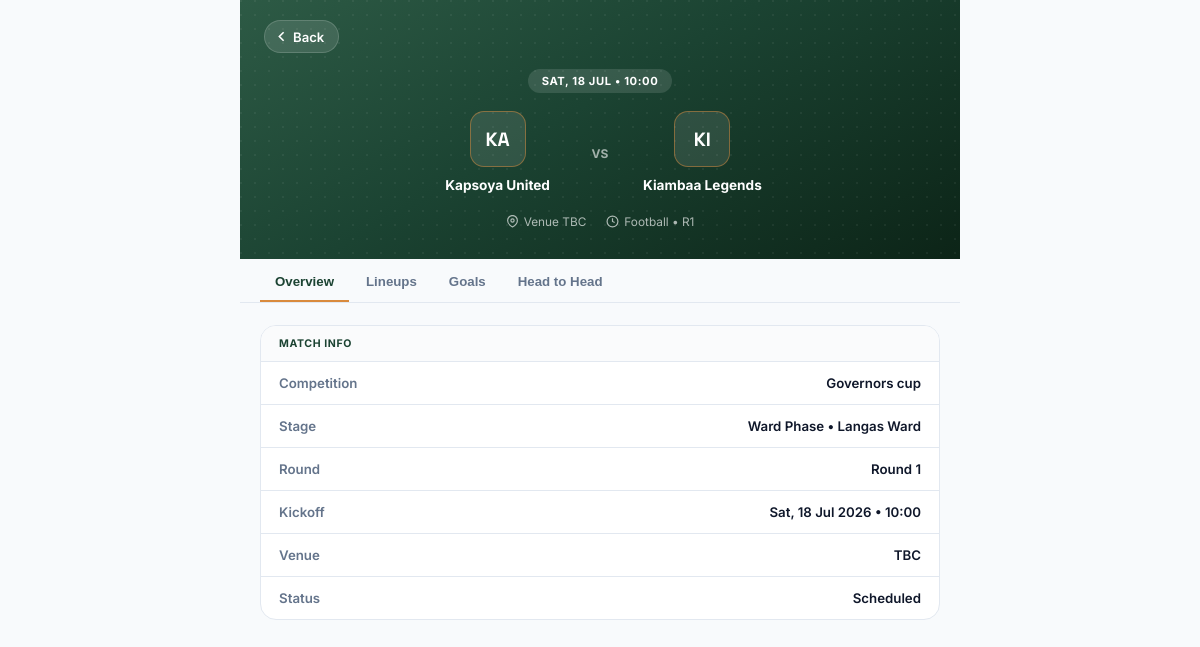
/fixture/61/details/, run on the app's committed database.
### accounts/models.py (models this page shows, shortened)
class Fixture(models.Model):
    class Status(models.TextChoices):
        SCHEDULED = 'scheduled', 'Scheduled'
        LIVE = 'live', 'Live'
        COMPLETED = 'completed', 'Completed'
        POSTPONED = 'postponed', 'Postponed'
        CANCELLED = 'cancelled', 'Cancelled'
    phase_sport = models.ForeignKey(PhaseSport, on_delete=models.CASCADE, related_name='fixtures',null=True)
    group = models.ForeignKey(Group, on_delete=models.SET_NULL, null=True, blank=True, related_name='fixtures')
    home_team = models.ForeignKey(Team, on_delete=models.CASCADE, related_name='home_fixtures')
    away_team = models.ForeignKey(Team, on_delete=models.CASCADE, related_name='away_fixtures')
    round_number = models.PositiveSmallIntegerField(help_text="Matchday / round index")
    leg = models.PositiveSmallIntegerField(default=1)
    venue = models.CharField(max_length=150, blank=True)
    kickoff_at = models.DateTimeField(null=True, blank=True)
    status = models.CharField(max_length=20, choices=Status.choices, default=Status.SCHEDULED)
    class Meta:
        ordering = ['round_number', 'kickoff_at']

class Team(models.Model):
    name = models.CharField(max_length=120)
    sport = models.ForeignKey(Sport, on_delete=models.PROTECT, related_name='teams')
    ward = models.ForeignKey(Ward, on_delete=models.PROTECT, related_name='teams')
    home_ground = models.CharField(max_length=150, blank=True)
    coach_name = models.CharField(max_length=120, blank=True)
    coach_phone = models.CharField(max_length=20, blank=True)
    created_by = models.ForeignKey(
        settings.AUTH_USER_MODEL, on_delete=models.SET_NULL, null=True,
        related_name='teams_created'
    )
    created_at = models.DateTimeField(auto_now_add=True)
    class Meta:
        unique_together = ('name', 'sport', 'ward')
        ordering = ['name']

class PhaseSport(models.Model):
    class Format(models.TextChoices):
        LEAGUE = 'league', 'League'
        KNOCKOUT = 'knockout', 'Knockout'
        GROUP_KNOCKOUT = 'group_knockout', 'Group Stage + Knockout'
        UEFA_LEAGUE_PHASE = 'uefa_league_phase', 'UEFA-Style League Phase'
    phase = models.ForeignKey(Phase, on_delete=models.CASCADE, related_name='phase_sports')
    sport = models.ForeignKey(Sport, on_delete=models.PROTECT, related_name='phase_entries')
    fixture_format = models.CharField(max_length=20, choices=Format.choices, default=Format.LEAGUE)
    legs = models.PositiveSmallIntegerField(default=1, help_text="1 = single round-robin, 2 = home & away")
    fixtures_generated = models.BooleanField(default=False)
    class Meta:
        unique_together = ('phase', 'sport')
        verbose_name = "Phase Sport"
        verbose_name_plural = "Phase Sports"

class Sport(models.Model):
    name = models.CharField(max_length=60, unique=True)
    rules_summary = models.CharField(max_length=255, help_text="e.g. '11 vs 11, 2x45min halves'")
    players_per_side = models.PositiveSmallIntegerField(default=11)
    is_active = models.BooleanField(default=True)
    class Meta:
        ordering = ['name']

class Phase(models.Model):
    class Stage(models.TextChoices):
        WARD = 'ward', 'Ward Phase'
        SUB_COUNTY = 'sub_county', 'Sub-County Phase'
        COUNTY = 'county', 'County Phase'
        FINAL = 'final', 'Final Phase'
    class Status(models.TextChoices):
        UPCOMING = 'upcoming', 'Upcoming'
        ONGOING = 'ongoing', 'Ongoing'
        COMPLETED = 'completed', 'Completed'
    STAGE_ORDER = {
        Stage.WARD: 1,
        Stage.SUB_COUNTY: 2,
        Stage.COUNTY: 3,
        Stage.FINAL: 4,
    }
    tournament = models.ForeignKey(Tournament, on_delete=models.CASCADE, related_name='phases')
    stage = models.CharField(max_length=20, choices=Stage.choices)
    order = models.PositiveSmallIntegerField(editable=False, default=1)
    status = models.CharField(max_length=20, choices=Status.choices, default=Status.UPCOMING)
    ward = models.ForeignKey(
        Ward, on_delete=models.PROTECT, null=True, blank=True, related_name='phases'
    )
    sub_county = models.ForeignKey(
        SubCounty, on_delete=models.PROTECT, null=True, blank=True, related_name='phases'
    )
    start_date = models.DateField(null=True, blank=True)
    end_date = models.DateField(null=True, blank=True)
    created_by = models.ForeignKey(
        settings.AUTH_USER_MODEL, on_delete=models.SET_NULL, null=True,
        related_name='phases_created'
    )
    created_at = models.DateTimeField(auto_now_add=True)
    class Meta:
        unique_together = ('tournament', 'stage', 'ward', 'sub_county')
        ordering = ['tournament', 'order', 'ward__name', 'sub_county__name']
    @property
    def scope_label(self):
        if self.ward:
            return f"{self.ward.name} Ward"
        if self.sub_county:
            return f"{self.sub_county.name} Sub-County"
        if self.stage == self.Stage.FINAL:
            return "Final"
        return "County"

class Tournament(models.Model):
    class Status(models.TextChoices):
        UPCOMING = 'upcoming', 'Upcoming'
        ONGOING = 'ongoing', 'Ongoing'
        COMPLETED = 'completed', 'Completed'
    name = models.CharField(max_length=150)
    season = models.CharField(max_length=20, help_text="e.g. '2026'")
    sports = models.ManyToManyField(Sport, related_name='tournaments')
    status = models.CharField(max_length=20, choices=Status.choices, default=Status.UPCOMING)
    ward = models.ForeignKey(
        Ward, on_delete=models.PROTECT, null=True, blank=True, related_name='Tournament'
    )
    sub_county = models.ForeignKey(
        SubCounty, on_delete=models.PROTECT, null=True, blank=True, related_name='Tournament'
    )
    start_date = models.DateField(null=True, blank=True)
    end_date = models.DateField(null=True, blank=True)
    created_by = models.ForeignKey(
        settings.AUTH_USER_MODEL, on_delete=models.SET_NULL, null=True,
        related_name='tournaments_created'
    )
    created_at = models.DateTimeField(auto_now_add=True)
    class Meta:
        ordering = ['-season', 'name']
        unique_together = ('name', 'season')

class Ward(models.Model):
    sub_county = models.ForeignKey(SubCounty, on_delete=models.CASCADE, related_name='wards')
    name = models.CharField(max_length=100)
    created_at = models.DateTimeField(auto_now_add=True)
    class Meta:
        verbose_name_plural = "Wards"
        unique_together = ('sub_county', 'name')
        ordering = ['sub_county__name', 'name']

### client/views.py (the view)
# urls.py: path('fixture/<int:pk>/details/', views.fixture_detail, name='fixture_detail'),
def fixture_detail(request, pk):
    fixture = get_object_or_404(
        Fixture.objects
        .select_related('home_team', 'away_team', 'result', 'phase_sport__sport', 'phase_sport__phase', 'group')
        .prefetch_related(
            Prefetch('goals',
                     queryset=Goal.objects.select_related('scorer', 'assisted_by').order_by('minute', 'created_at'))
        ),
        pk=pk
    )
    current_tournament = fixture.phase_sport.phase.tournament
    home_players = list(fixture.home_team.players.filter(tournament=current_tournament).order_by('jersey_number'))
    away_players = list(fixture.away_team.players.filter(tournament=current_tournament).order_by('jersey_number'))
    def build_lineup_and_bench(players):
        gks = [p for p in players if p.position == 'GK']
        defs = [p for p in players if p.position == 'DEF']
        mids = [p for p in players if p.position == 'MID']
        atts = [p for p in players if p.position == 'ATT']
        starting_gk = gks[:1]
        starting_def = defs[:4]
        starting_mid = mids[:3]
        starting_att = atts[:3]
        bench = gks[1:] + defs[4:] + mids[3:] + atts[3:]
        bench.sort(key=lambda x: x.jersey_number)
        return {
            'gk': starting_gk,
            'def': starting_def,
            'mid': starting_mid,
            'att': starting_att,
            'bench': bench,
            'all': players,
        }
    home_lineup = build_lineup_and_bench(home_players)
    away_lineup = build_lineup_and_bench(away_players)
    h2h = (
        Fixture.objects.filter(
            Q(home_team=fixture.home_team, away_team=fixture.away_team) |
            Q(home_team=fixture.away_team, away_team=fixture.home_team)
        )
        .exclude(pk=fixture.pk)
        .filter(result__isnull=False)
        .select_related('home_team', 'away_team', 'result')
        .order_by('-kickoff_at')[:5]
    )
    context = {
        'fixture': fixture,
        'result': getattr(fixture, 'result', None),
        'goals': list(fixture.goals.all()),
        'cards': list(fixture.cards.all()),
        'formation_label': '4-3-3',  # Pass a visible label to your template tag
        'home_lineup': home_lineup,
        'away_lineup': away_lineup,
        'h2h': h2h,
    }
    return render(request, 'fixture_detail.html', context)

### client/templates/fixture_detail.html (shortened to what this page needs)
<!DOCTYPE html>
<html lang="en">
<head>
</head>
<body>
<div class="page">
    <div class="fx-hero">
        <a class="fx-back" href="javascript:history.back()">
            <svg viewBox="0 0 24 24"><polyline points="15 18 9 12 15 6"/></svg>
            Back
        </a>
        <div class="fx-status-row">
            <span class="fx-status-badge {% if fixture.status == 'live' %}live{% endif %}">
                {% if fixture.status == 'live' %}<span class="fx-live-dot"></span>Live
                {% elif fixture.status == 'completed' %}Full Time
                {% elif fixture.status == 'postponed' %}Postponed
                {% elif fixture.status == 'cancelled' %}Cancelled
                {% elif fixture.kickoff_at %}{{ fixture.kickoff_at|date:"D, d M" }} &bull; {{ fixture.kickoff_at|date:"H:i" }}
                {% else %}Kickoff TBC
                {% endif %}
            </span>
        </div>
        <div class="fx-matchup">
            <div class="fx-team-block">
                <div class="fx-team-crest">{{ fixture.home_team.name|slice:":2"|upper }}</div>
                <div class="fx-team-name">{{ fixture.home_team.name }}</div>
            </div>
            <div class="fx-score-block">
                {% if result %}
                    <div class="fx-score mono">{{ result.home_score }} <span class="fx-score-sep">:</span> {{ result.away_score }}</div>
                {% else %}
                    <div class="fx-vs">VS</div>
                {% endif %}
            </div>
            <div class="fx-team-block">
                <div class="fx-team-crest">{{ fixture.away_team.name|slice:":2"|upper }}</div>
                <div class="fx-team-name">{{ fixture.away_team.name }}</div>
            </div>
        </div>
        <div class="fx-meta-row">
            <div class="fx-meta-item">
                <svg viewBox="0 0 24 24"><path d="M21 10c0 7-9 12-9 12s-9-5-9-12a9 9 0 0 1 18 0z"/><circle cx="12" cy="10" r="3"/></svg>
                {{ fixture.venue|default:"Venue TBC" }}
            </div>
            <div class="fx-meta-item">
                <svg viewBox="0 0 24 24"><path d="M12 2a10 10 0 1 0 0 20 10 10 0 0 0 0-20z"/><path d="M12 6v6l4 2"/></svg>
                {{ fixture.phase_sport.sport.name }} &bull; R{{ fixture.round_number }}
            </div>
        </div>
    </div>
    <nav class="fx-nav" id="fx-nav">
        <button class="fx-nav-item active" data-tab="overview">Overview</button>
        <button class="fx-nav-item" data-tab="lineups">Lineups</button>
        <button class="fx-nav-item" data-tab="events">Goals</button>
        <button class="fx-nav-item" data-tab="h2h">Head to Head</button>
    </nav>
    <div class="fx-body">
        <div class="fx-pane active" id="fx-pane-overview">
            <div class="fx-card">
                <div class="fx-card-title">Match Info</div>
                <div class="fx-info-row"><span class="k">Competition</span><span class="v">{{ fixture.phase_sport.phase.tournament.name }}</span></div>
                <div class="fx-info-row"><span class="k">Stage</span><span class="v">{{ fixture.phase_sport.phase.get_stage_display }}{% if fixture.phase_sport.phase.scope_label %} &bull; {{ fixture.phase_sport.phase.scope_label }}{% endif %}</span></div>
                <div class="fx-info-row"><span class="k">Round</span><span class="v">Round {{ fixture.round_number }}{% if fixture.leg > 1 %} &bull; Leg {{ fixture.leg }}{% endif %}</span></div>
                <div class="fx-info-row">
                    <span class="k">Kickoff</span>
                    <span class="v">
                        {% if fixture.kickoff_at %}{{ fixture.kickoff_at|date:"D, d M Y" }} &bull; {{ fixture.kickoff_at|date:"H:i" }}{% else %}TBC{% endif %}
                    </span>
                </div>
                <div class="fx-info-row"><span class="k">Venue</span><span class="v">{{ fixture.venue|default:"TBC" }}</span></div>
                <div class="fx-info-row"><span class="k">Status</span><span class="v">{{ fixture.get_status_display }}</span></div>
            </div>
        </div>
    </div>
</div>
</body>
</html>

### data on the page
Fixture: kickoff_at "SAT, 18 JUL", kickoff_at "10:00", home_team.name "KA", home_team.name "Kapsoya United", away_team.name "KI", away_team.name "Kiambaa Legends", venue "Venue TBC", phase_sport.sport.name "Football", round_number "1", phase_sport.phase.tournament.name "Governors cup", phase_sport.phase.stage "Ward Phase", phase_sport.phase.scope_label "Langas Ward", kickoff_at "Sat, 18 Jul 2026", venue "TBC", status "Scheduled"
